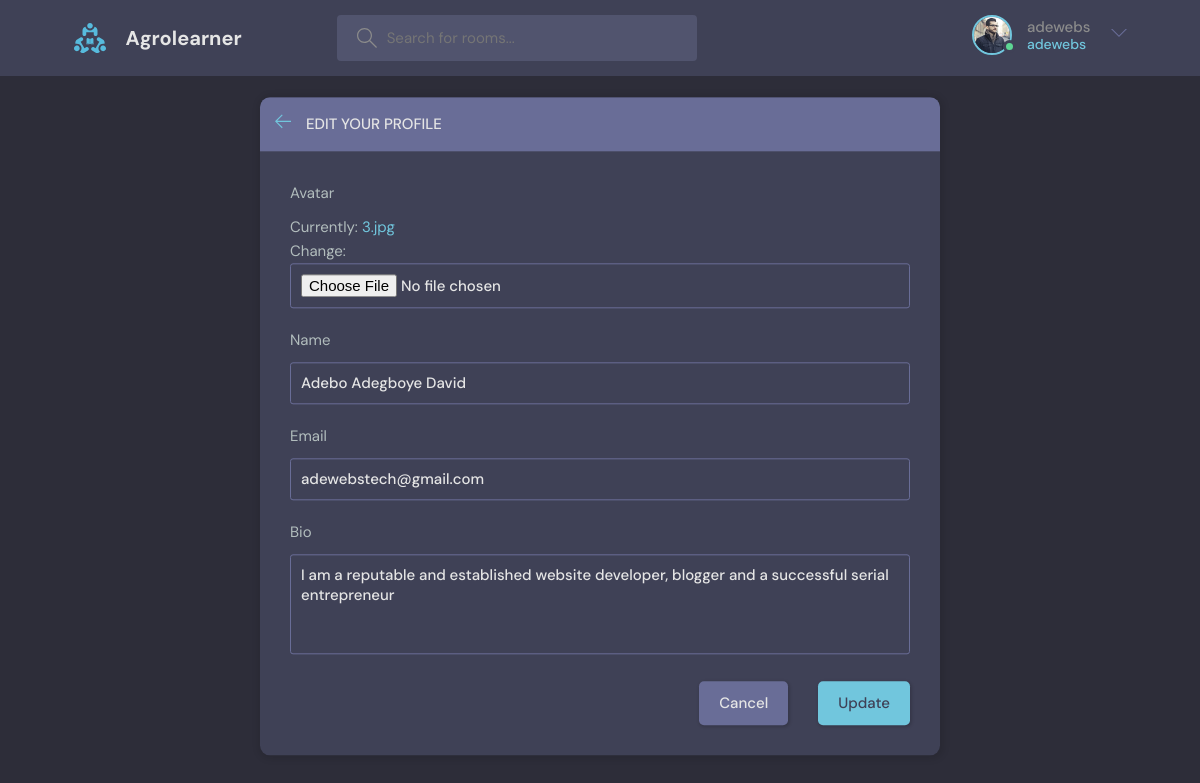
Page /edituser/ (signed in) on the committed database.
### elearning/models.py (models this page shows)
class ForalUser(AbstractUser):
    name = models.CharField(max_length=200, null=True)
    email = models.EmailField(unique=True, null=True)
    Bio = models.TextField(null=True)
    avatar = models.ImageField(null=True, default="avatar.svg")
    USERNAME_FIELD = 'email'
    REQUIRED_FIELDS = []

### elearning/views.py (the view)
# urls.py: path('edituser/', views.edituser, name='edituser'),
@login_required(login_url='loginpage')
def edituser(request):
    userinfo = request.user
    form = Userform(instance=userinfo)
    if request.method == 'POST':
        editedform = Userform(request.POST, request.FILES, instance=userinfo)
        if editedform.is_valid():
            editedform.save()
            return redirect('profile', pk=userinfo.id)
    return render(request, 'elearning/edituser.html', {'form':form})

### elearning/forms.py
class Userform(forms.ModelForm):
    class Meta:
        model = ForalUser
        fields = ['avatar', 'name', 'email', 'Bio']

### elearning/templates/elearning/edituser.html (shortened to what this page needs)
{% extends 'main.html' %}
{% block body %}
    <main class="update-account layout">
        <div class="container">
            <div class="layout__box">
                <div class="layout__boxHeader">
                    <div class="layout__boxTitle">
                        <a href="homepage">
                            <svg version="1.1" xmlns="http://www.w3.org/2000/svg" width="32" height="32"
                                viewBox="0 0 32 32">
                                <title>arrow-left</title>
                                <path
                                    d="M13.723 2.286l-13.723 13.714 13.719 13.714 1.616-1.611-10.96-10.96h27.625v-2.286h-27.625l10.965-10.965-1.616-1.607z">
                                </path>
                            </svg>
                        </a>
                        <h3>Edit your profile</h3>
                    </div>
                </div>
                <div class="layout__body">
                    <form class="form" action="" method="POST" enctype="multipart/form-data">
{% for field in form %}
              <div class="form__group">
                <label for="username">{{field.label}}</label>
                  {{field}}
              </div>
                        {% endfor %}
                        <div class="form__action">
                            <a class="btn btn--dark" href="index.html">Cancel</a>
                            <button class="btn btn--main" type="submit">Update</button>
                        </div>
                    </form>
                </div>
            </div>
        </div>
    </main>
  {% endblock %}

### templates/navbar.html (shortened to what this page needs)
{% load static %}
 <header class="header header--loggedIn">
      <div class="container">
        <a href="{% url 'homepage' %}" class="header__logo">
          <img src="{% static 'assets/logo.svg' %}" />
          <h1>Agrolearner</h1>
        </a>
        <form class="header__search" method="GET" action="{% url 'homepage' %}">
          <label>
            <input placeholder="Search for rooms..."  name="q"/>
          </label>
        </form>
        <nav class="header__menu">
{% if request.user.is_authenticated %}
          <div class="header__user">
            <a href="{% url 'profile' request.user.pk %}">
              <div class="avatar avatar--medium active">
                <img src="{{request.user.avatar.url}}" />
              </div>
              <p>{{request.user.username}} <span>{{request.user.username}}</span></p>
            </a>
            <button class="dropdown-button">
              <svg version="1.1" xmlns="http://www.w3.org/2000/svg" width="32" height="32" viewBox="0 0 32 32">
                <title>chevron-down</title>
                <path d="M16 21l-13-13h-3l16 16 16-16h-3l-13 13z"></path>
              </svg>
            </button>
          </div>
          {% else %}
 <a href="{% url 'login' %}">
            <img src="{% static 'assets/avatar.svg' %}" />
            <p>Login</p>
          </a>
          {% endif %}
        </nav>
      </div>
    </header>

### rows in the picture
ForalUser: user.avatar (picture), user.username "adewebs", form "Adebo Adegboye David" "adewebstech@gmail.com" "I am a reputable and established website developer, blogger and a successful serial entrepreneur"

### other values in the picture
{{ field.label }} "Avatar" "Name" "Email" "Bio"
